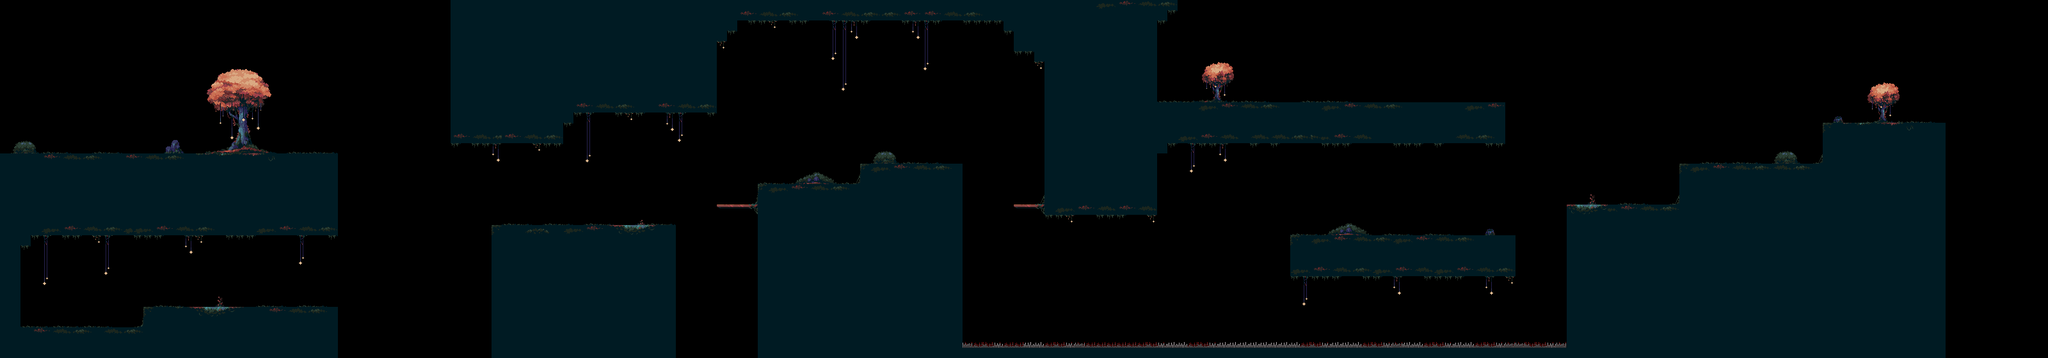

A level layout from a 2D game, rendered from its tile map. Below: a short description, then the map file with tile-grid data replaced by summaries:
An orthogonal 200x35 tile map with 16x16 px tiles, 3 tile layers (Terrain, Trap, Decorate), 2 tilesets and 51 objects.

<map version="1.10" tiledversion="1.10.2" orientation="orthogonal" renderorder="right-down" width="200" height="35" tilewidth="16" tileheight="16" infinite="0" nextlayerid="26" nextobjectid="159">
 <tileset firstgid="1" source="tileset.tsx" />
 <tileset firstgid="199" source="Dungeon Tile Set.tsx" />
 <layer id="23" name="Terrain" width="200" height="35" locked="1">
  <data>[7000 cells, 2653 non-empty, 13 distinct tile ids]</data>
 </layer>
 <layer id="22" name="Trap" width="200" height="35" locked="1">
  <data>[7000 cells, 58 non-empty, 6 distinct tile ids]</data>
 </layer>
 <layer id="21" name="Decorate" width="200" height="35" locked="1">
  <data>[7000 cells, 641 non-empty, 141 distinct tile ids]</data>
 </layer>
 <objectgroup id="20" name="Object Layer 9" visible="0" locked="1">
  <object id="118" x="0" y="0" width="560" height="315" />
  <object id="119" x="224" y="176" width="120" height="40" />
  <object id="120" x="224" y="240" width="120" height="40" />
 </objectgroup>
 <objectgroup id="13" name="FlagPosition" visible="0" locked="1">
  <object id="125" x="2048" y="96" width="64" height="64" />
 </objectgroup>
 <objectgroup id="14" name="HeartPosition" locked="1">
  <object id="55" x="640" y="160" width="18" height="14" />
  <object id="59" x="3120" y="416" width="18" height="14" />
  <object id="156" x="112" y="416" width="18" height="14" />
  <object id="157" x="176" y="416" width="18" height="14" />
  <object id="158" x="1552" y="176" width="18" height="14" />
 </objectgroup>
 <objectgroup id="15" name="CoinPosition" locked="1">
  <object id="66" x="2192" y="64" width="16" height="16" />
  <object id="67" x="2240" y="32" width="16" height="16" />
  <object id="68" x="2288" y="64" width="16" height="16" />
  <object id="69" x="2304" y="96" width="16" height="16" />
  <object id="70" x="2176" y="96" width="16" height="16" />
  <object id="95" x="1728" y="352" width="16" height="16" />
  <object id="97" x="1824" y="352" width="16" height="16" />
  <object id="98" x="1632" y="352" width="16" height="16" />
  <object id="128" x="2704" y="208" width="16" height="16" />
  <object id="129" x="2736" y="224" width="16" height="16" />
  <object id="130" x="2768" y="208" width="16" height="16" />
  <object id="131" x="2800" y="224" width="16" height="16" />
  <object id="132" x="2672" y="224" width="16" height="16" />
  <object id="133" x="288" y="432" width="16" height="16" />
  <object id="134" x="336" y="416" width="16" height="16" />
  <object id="135" x="384" y="432" width="16" height="16" />
  <object id="136" x="432" y="448" width="16" height="16" />
  <object id="137" x="240" y="448" width="16" height="16" />
 </objectgroup>
 <objectgroup id="16" name="GemPosition" locked="1">
  <object id="142" x="64" y="464" width="16" height="16" />
  <object id="143" x="128" y="464" width="16" height="16" />
  <object id="144" x="192" y="464" width="16" height="16" />
  <object id="148" x="2880" y="144" width="16" height="16" />
  <object id="149" x="2912" y="160" width="16" height="16" />
  <object id="150" x="2944" y="144" width="16" height="16" />
  <object id="151" x="2976" y="160" width="16" height="16" />
  <object id="152" x="3008" y="144" width="16" height="16" />
  <object id="153" x="816" y="288" width="16" height="16" />
  <object id="154" x="976" y="288" width="16" height="16" />
  <object id="155" x="896" y="288" width="16" height="16" />
 </objectgroup>
 <objectgroup id="19" name="SlimePosition" locked="1">
  <object id="109" x="294.5" y="455" width="32" height="24" />
  <object id="138" x="1245" y="263.5" width="32" height="24" />
  <object id="139" x="1398" y="231" width="32" height="24" />
  <object id="140" x="179" y="487.5" width="32" height="24" />
  <object id="141" x="2538.5" y="295" width="32" height="24" />
 </objectgroup>
 <objectgroup id="4" name="SkeletonPosition" locked="1">
  <object id="16" x="64" y="448" width="96" height="64" />
  <object id="48" x="2144" y="304" width="96" height="64" />
  <object id="49" x="2704" y="192" width="96" height="64" />
  <object id="64" x="864" y="288" width="96" height="64" />
 </objectgroup>
 <objectgroup id="2" name="PlayerPosition" locked="1">
  <object id="88" x="96" y="160" width="120" height="80" />
 </objectgroup>
 <objectgroup id="11" name="MovingPlatform" locked="1">
  <object id="121" x="1536" y="384" width="448" height="16" />
  <object id="123" x="640" y="208" width="16" height="320" />
  <object id="124" x="2400" y="160" width="400" height="16" />
 </objectgroup>
</map>
